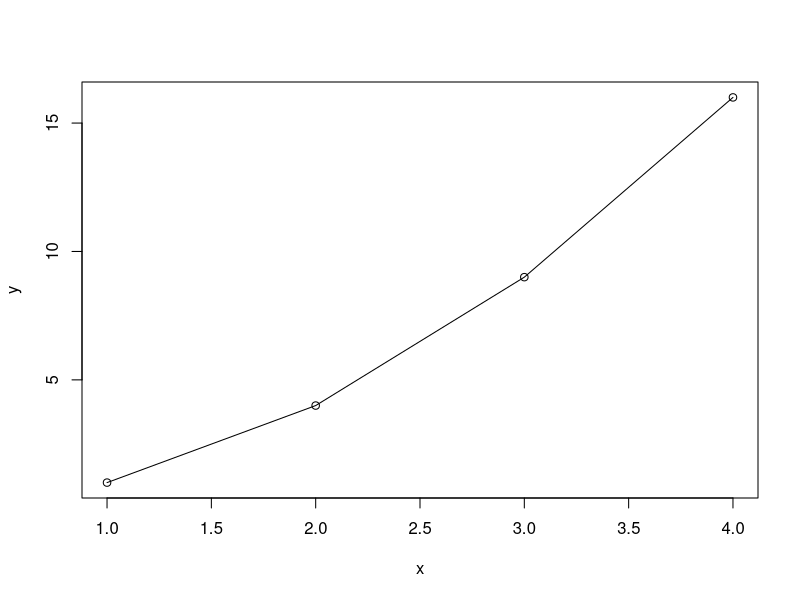
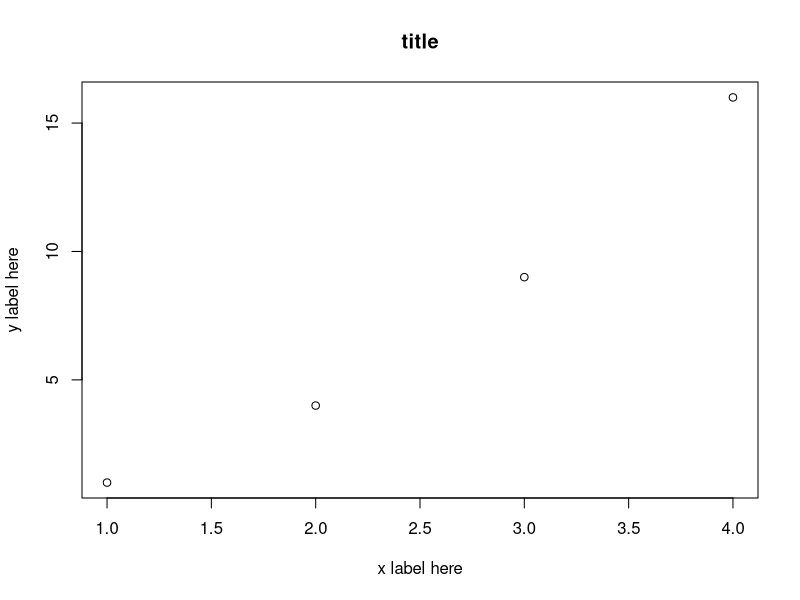

R code for these plots, in order:
## GETTING R:  Go to "http://cran.stat.ucla.edu" and look for the right 
#			version for your computer.
#
## BASIC R OPERATIONS: Simple operations and lists
#	1. Define a variable and look at it

x <- 12
x

#	2. Mathematical operations on a variable

x+2
x-2
x/2
x*2
x^2

#	3. Saving the result of mathematical operations in another variable

y <- x+2
y

#	3b. Showing the result of an assignment as you do it (sometimes handy
#		for debugging)

(y <- x+2)

#	4. Define a list with the c() function

x <- c(1,2,3,4)
x

#	5. Mathematical operations on a list

x+2
x-2
x/2
x*2
x^2

#	IMPORTANT NOTE - R works on lists, not vectors; you must use special
#		forms of mathematical operations to perform matrix operations
#		correctly.
#
#	5b. Example of R not handling matrix operations correctly

y <- c(1,2,3,4,5,6,7,8)
y

x*x

#	If we mistake lists for vectors (or matrices) then it looks like we
#	just multiplied a 1x4 matrix with a 1x8 matrix.  Take another look at
#	x,y, and the result and see if you can figure out what we really did.
#
#	5c. Example of matrix multiplication

x %*% t(x)
t(x) %*% x
x*x

#	Note: the function t(x) takes the transpose of x
#
#	5d. Matrix function
?matrix
y
z1 <- matrix(y, 2)
z1
z2 <- matrix(y, 2, byrow=TRUE)
z2
z2<-matrix(y,2,4)
z2
z2<-matrix(y,4,2)
z2
?matrix

#	6.  Structure manipulation of lists

# Select a specific element
x
x[1]
x[2]

# Select a range of elements
2:4
x[2:4]
x[c(1,3)]

# Drop a specific element
x[-2]

# Drop a range of elements
x[-(2:3)]

# Use list to select and drop elements
y<-c(1,3)
x[y]
x[-y]

# Combine two lists
x<-c(x,y)
x

z1
z1[1,]
z1[1,2]
z1[,3]



# Reverse a list
rev(x)



#	7. Logical operations
# Test equality
1==5
1==1

# Test inequality
1!=5
1!=1

#	8. Ranges
1:3
seq(from=0, to=1, by=0.12)
seq(from=0, to=1, length=7)
seq(0,1,0.12)
?seq

## USEFUL FUNCTIONS
#	1. Mean, variance, standard deviation
x <- c(1,2,3,4)
mean(x)
var(x)	# NOTE - gives unbiased estimate, not MLE
sd(x)
sd(x)^2

# 	2. Summing a list
sum(x)
prod(x)
?prod


#	3. Length of a list
length(x)

#	4. Densities for various distributions
# d gives f(x), where f() is the density function
dnorm(0, mean=0, sd=1)		# Normal distribution
dexp(1, rate=1)			# Exponential distribution
dbinom(5, size=10, prob=0.5)	# Binomial distribution
dpois(10, lambda=10)		# Poisson distribution
dgamma(1, shape=1, scale=1)	# Gamma distribution

# Here the density function is being evaluated at the given x with the
#	specified parameters
#
# There's several others; look in the help file under "distributions" and
#	scroll down a bit...

help.search("distributions")

# 	5. CDFs, inverse CDFs, and random generation
# I'm just showing the normal distribution, all use the same general form

pnorm(0, mean=0, sd=1)		# P(X<=0)
qnorm(0.95, mean=0, sd=1)# 95% upper tail for normal RV; P(X < qnorm(0.95)) = 0.95, X~N(0,1)
#P(Z<=1.645) = 0.95

set.seed(126621)
rnorm(10, mean=0, sd=1)		# Generates 10 realizations of a normal RV
					# with mean=0 and sd=1

# 	6. Basic plotting
x<-c(1,2,3,4)
y<-x^2
plot(x,y)
lines(x,y)
plot(x,y, xlab="x label here", ylab="y label here",main = "title")

# IMPORTANT: Make sure to always use labels! Otherwise your plots are not
# 	helpful for other people (ie. graders) looking at your plots!

# Data Frames
x<-c(177,166,170,180,160) # height
y<-c(120,102,135,158,95)  # weight
data_01<-data.frame(x,y)
data_01$x
data_01$y
names(data_01) <- c("height", "weight")
data_01$height
data_01


## PROGRAMMING AND FLOW CONTROL
#	1. FOR loops

for(x in 1:10)
{
	print(x+1)
}

#	2. WHILE loops
x<-1
while(x<10)
{
	print(x)
	x<-x+x
}

#	3. Defining functions

Fact <- function(n) if (n == 1) 1 else n * Fact(n - 1) #Recursion
Fact(5)


Square<-function(x){
  xsquare<-x^2
  return(xsquare)
}
Square(5)
